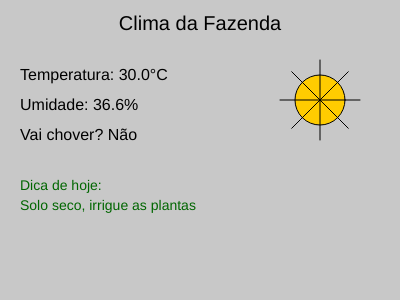
Frame 1 (no input)
Frame 2 (the mouse pressed at the canvas centre, redrawn once): identical to frame 1, image omitted

The p5.js sketch that drew this single still picture (run headless with seeded random() and noise() and a simulated clock; the mouse was pressed at the canvas centre and the sketch redrawn once):

// p5.js sketch
// ── sketch.js
let dadosClima = {}

function setup(){
createCanvas(400,300)
textFont("Arial")

botao = createButton("Simular Clima") // botão pra randomizar o clima
botao.position(20, height + 10)
botao.mousePressed(gerarClima)

gerarClima()
}

function gerarClima(){ // gerador
dadosClima.temperatura = random(10,38)
dadosClima.umidade = random(20,100)
dadosClima.chuva = random() < 0.4
redraw()
}

function draw(){
background(200)
textSize(20)
textAlign(CENTER)
fill(0)
text("Clima da Fazenda", width/2, 30)

if(!dadosClima.temperatura){
  return
}

textSize(16)
textAlign(LEFT)
fill(0)
text("Temperatura: " + dadosClima.temperatura.toFixed(1) + "°C", 20, 80)
text("Umidade: " + dadosClima.umidade.toFixed(1) + "%", 20, 110)
text("Vai chover? " + (dadosClima.chuva ? "Sim" : "Não"), 20, 140)

if(dadosClima.chuva){
  desenharChuva(320, 100)
}else{
  desenharSol(320, 100)
}

fill(0, 102, 0)
textSize(14)
text("Dica de hoje:", 20, 190)

if(dadosClima.chuva){ // dicas
  text("Evite irrigar, vai chover", 20, 210)
}else if(dadosClima.umidade < 40){
  text("Solo seco, irrigue as plantas", 20, 210)
}else{
  text("Clima está bom, continue os cuidados", 20, 210)
}

noLoop()
}

  // desenho do sol ou lua
  
function desenharSol(x,y){
fill(255, 204, 0)
ellipse(x,y,50,50)

for(let i=0; i<8; i++){
let ang = TWO_PI / 8 * i
let x2 = x + cos(ang) * 40
let y2 = y + sin(ang) * 40
line(x, y, x2, y2)
}
}

function desenharChuva(x,y){
fill(150)
ellipse(x,y,60,40)
for(let i=0; i<3; i++){
line(x - 15 + i*15, y + 20, x - 10 + i*15, y + 40)
}
}
